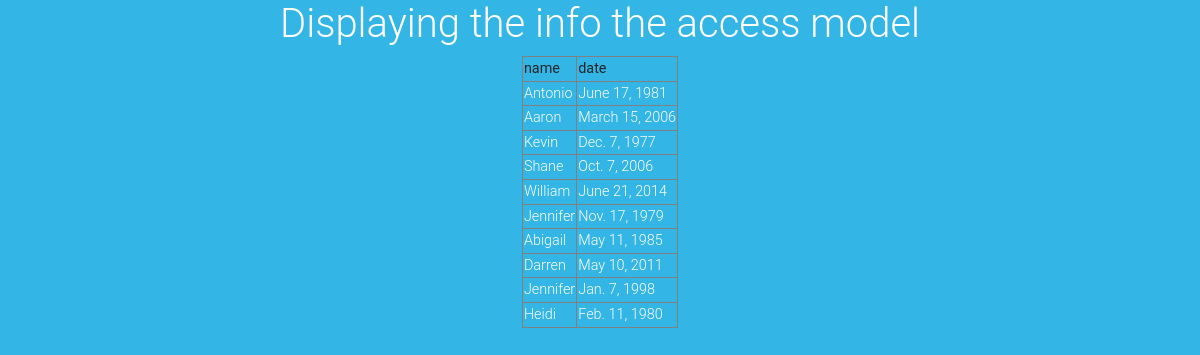
The app's page /display_access/ with its own data.
### app/models.py (models this page shows)
class Access_Records(models.Model):
    name=models.ForeignKey(Webpage,on_delete=models.CASCADE)
    date=models.DateField()

class Webpage(models.Model):
    topic_name=models.ForeignKey(Topic,on_delete=models.CASCADE)
    name=models.CharField(max_length=100)
    url=models.URLField(max_length=200)
    def __str__(self):
        return self.name

### app/views.py (the view)
# urls.py: path('display_access/',views.display_access,name='display_acess'),
def display_access(request):
    acess=Access_Records.objects.all()
    acess=Access_Records.objects.filter(date__year__gte='1998')
    acess=Access_Records.objects.filter(date__month__gte='6')
    acess=Access_Records.objects.filter(date__day__gte='11')
    acess=Access_Records.objects.all().order_by('name')
    acess=Access_Records.objects.all().order_by('-name')
    a={'acess':acess}
    return render(request,'display_access.html',a)

### templates/display_access.html (shortened to what this page needs)
{% load static %}
<!DOCTYPE html>
<html lang="en">
<head>
    <link rel="stylesheet" href="{% static 'css/bootstrap.css' %}">
    <link rel="stylesheet" href="{% static 'mdb.css' %}">
</head>
<body class="bg-info  ">
    <center>
        <h1 class="text-white">Displaying the info the access model</h1>
        {% if acess %}
           <table border="1px" >
               <tr >
                <th>name</th>
                <th>date</th>
                </tr>
            {% for i in acess %}
                 <tr class="text-white pl-5">
                 <td>{{ i.name }}</td>
                 <td>{{ i.date }}</td></tr>
                {% endfor %}
           </table>
        {% else %}
          <h1>no data available</h1>
        {% endif %}
    </center>
</body>
</html>

### records on screen
Access_Records: name "Antonio", date "June 17, 1981"
Access_Records: name "Aaron", date "March 15, 2006"
Access_Records: name "Kevin", date "Dec. 7, 1977"
Access_Records: name "Shane", date "Oct. 7, 2006"
Access_Records: name "William", date "June 21, 2014"
Access_Records: name "Jennifer", date "Nov. 17, 1979"
Access_Records: name "Abigail", date "May 11, 1985"
Access_Records: name "Darren", date "May 10, 2011"
Access_Records: name "Jennifer", date "Jan. 7, 1998"
Access_Records: name "Heidi", date "Feb. 11, 1980"
